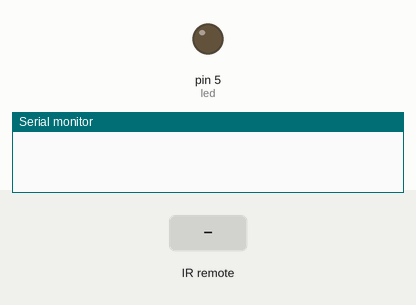
Recording of a sketch running on a simulated Arduino Uno, built with avr-gcc and run on an emulated ATmega328P. On the bench: output pins drawn as LEDs (lit = HIGH), the last lines printed to the serial monitor. Dashed ring = blinking. Inputs (shaded band) come from the test bench.

Above: at 1.2 s.
1.3 s: infrared code 0xFF30CF received
At 1.55 s:
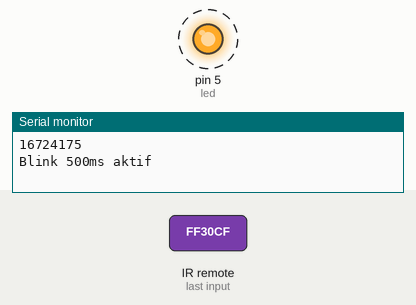
4.3 s: infrared code 0xFFA25D received
At 5.2 s:
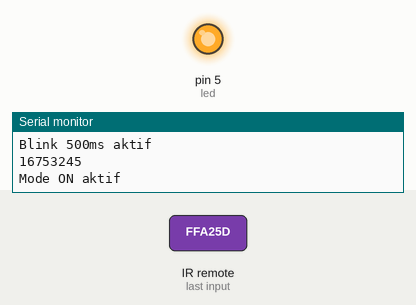
5.8 s: infrared code 0xFF18E7 received
At 6.05 s:
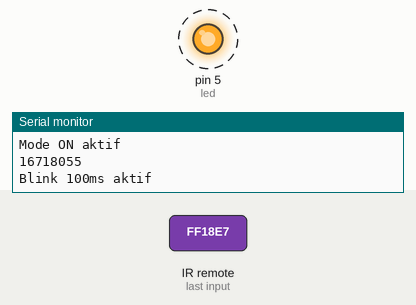
Timing chart, 0 to 14.8 s (numbered marks = the images above; inputs shaded):
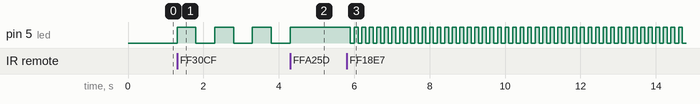

The sketch:

ir_receiver.ino
```cpp
#include <IRremote.h>

const int pinIR = 11;
IRrecv recv(pinIR);
decode_results hasil;

const int led = 5;

bool nilaiDefault = true; // Status ON/OFF
bool modeBlink = false;   // Mode kedip
unsigned long previousMillis = 0;
int blinkInterval = 1000;
bool ledState = LOW;

void setup() {
  Serial.begin(9600);
  recv.enableIRIn();
  pinMode(led, OUTPUT);
}

void loop() {
  if (recv.decode(&hasil)) {
    if (hasil.value != 0xFFFFFFFF) {
      Serial.println(hasil.value);

      if (hasil.value == 16753245) { // Tombol ON
        digitalWrite(led, HIGH);
        nilaiDefault = true;
        modeBlink = false; // Reset mode blinking agar tidak langsung nyala
        Serial.println("Mode ON aktif");

      } else if (hasil.value == 16736925) { // Tombol OFF
        digitalWrite(led, LOW);
        nilaiDefault = false;
        modeBlink = false; // Hentikan blinking
        ledState = LOW;
        Serial.println("Mode OFF aktif");

      } else if (nilaiDefault) {
        // Hanya bisa aktif saat mode ON
        if (hasil.value == 16724175) {
          blinkInterval = 500;
          modeBlink = true;
          Serial.println("Blink 500ms aktif");
        } else if (hasil.value == 16718055) {
          blinkInterval = 100;
          modeBlink = true;
          Serial.println("Blink 100ms aktif");
        }
      } else {
        Serial.println("Tombol dikunci! Tekan ON untuk mengaktifkan kembali.");
      }
    }
    recv.resume();
  }


  // OPSIONAL
  // Jalankan mode kedip jika aktif dan ON
  if (nilaiDefault && modeBlink) {
    unsigned long currentMillis = millis();
    if (currentMillis - previousMillis >= blinkInterval) {
      previousMillis = currentMillis;
      ledState = !ledState;
      digitalWrite(led, ledState);
    }
  }
}
```

Measured:
- after the input at 1.3 s, pin 5 (led): alternates HIGH for 0.50 s and LOW for 0.50 s, starting at once
- after the input at 4.3 s, pin 5 (led): goes on until 4.3 s, then stays HIGH
- after the input at 5.8 s, pin 5 (led): alternates HIGH for 0.10 s and LOW for 0.10 s, starting after 0.10 s
